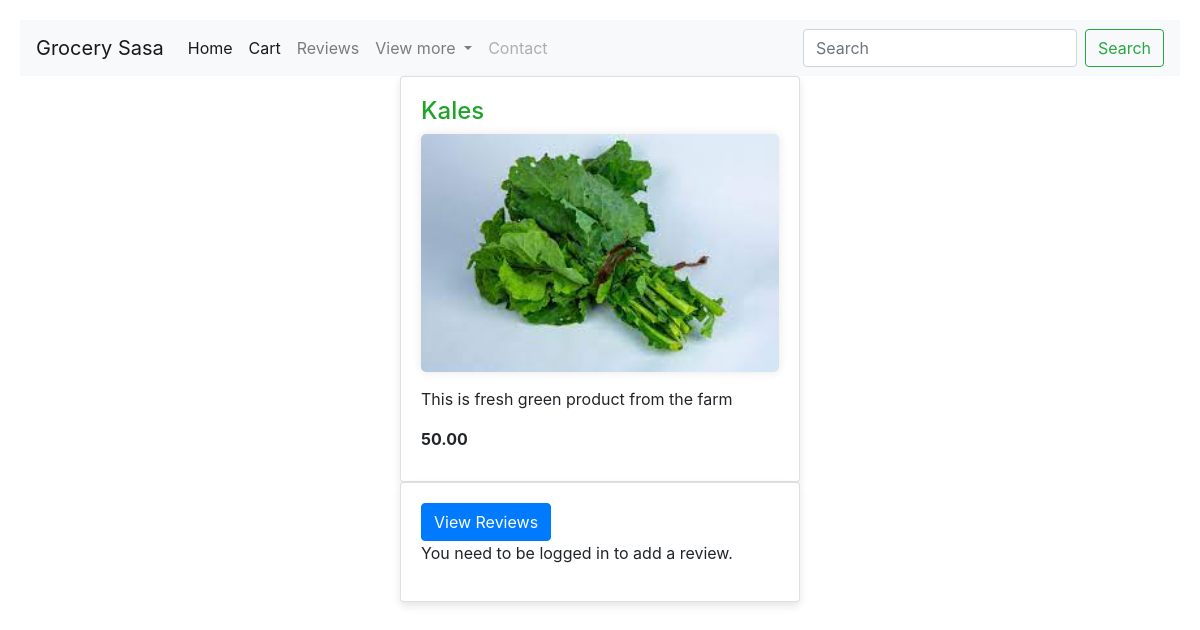
Page /inventory/products/1/ on the committed database.
### inventory/models.py (models this page shows, shortened)
class Product(models.Model):
    vendor = models.ForeignKey(Vendor, on_delete=models.CASCADE, related_name='products')
    name = models.CharField(max_length=32)
    description = models.TextField()
    price = models.DecimalField(max_digits=6, decimal_places=2)
    stock = models.PositiveIntegerField()
    image = models.ImageField(upload_to='images/')  # Added image field
    date_created = models.DateTimeField(auto_now_add=True)
    date_updated = models.DateTimeField(auto_now=True)

### inventory/views.py (the view, shortened to what this page needs)
# urls.py: path('products/<int:id>/', product_detail, name='products_detail_view'),
def product_detail(request, id):
    product = get_object_or_404(Product, id=id)
    form = ReviewForm()
    context = {
        'product': product,
        'form': form,
    }
    return render(request, 'inventory/product_detail.html', context)

### reviews/forms.py
class ReviewForm(forms.ModelForm):
    class Meta:
        model = Review
        fields = ['rating', 'content']
        widgets = {
            'rating': forms.RadioSelect(attrs={'class': 'rating-radio'}),
            'content': forms.Textarea(attrs={'class': 'review-content'}),
        }

### templates/inventory/product_detail.html (shortened to what this page needs)
<!DOCTYPE html>
<html lang="en">
<head>
    {% load static %}
    <link rel="stylesheet" href="{% static 'CSS/detail.css' %}">
</head>
<body>
    {% include "navbar.html" %}
<div class="card">
    <h4>{{ product.name }}</h4>
    {% if product.image %}
        <img src="{{ product.image.url }}" alt="{{ product.name }} Image">
    {% endif %}
    <p>{{ product.description }}</p>
    <span>{{ product.price }}</span>
</div>
    <div class="card">
        <div class="action-button">
            <a href="{% url 'product_reviews' product.id %}" class="btn btn-primary">View Reviews</a>
            {% if user.is_authenticated %}
                <a href="{% url 'submit_review' product.id %}" class="btn btn-primary">Add a Review</a>
            {% else %}
                <p>You need to be logged in to add a review.</p>
            {% endif %}
        </div>
    </div>
</body>
</html>

### inventory/static/CSS/detail.css (style rules this page uses)
body { font-family: Arial, sans-serif; background-color: #F0F0F0; margin: 0; padding: 20px; color: #333; text-align: center; }
.card { max-width: 400px; margin: 0 auto; background-color: #097017; border-radius: 5px; box-shadow: 0 4px 8px rgba(0, 0, 0, 0.1); padding: 20px; }
h4 { color: #1fa32a; margin-bottom: 10px; }
img { max-width: 100%; height: auto; margin-bottom: 15px; border-radius: 5px; box-shadow: 0 0 10px rgba(0, 0, 0, 0.1); }
p { margin-bottom: 10px; }
span { display: block; font-weight: bold; margin-bottom: 10px; }

### rows in the picture
Product: name "Kales", image (picture), description "This is fresh green product from the farm", price "50.00"
